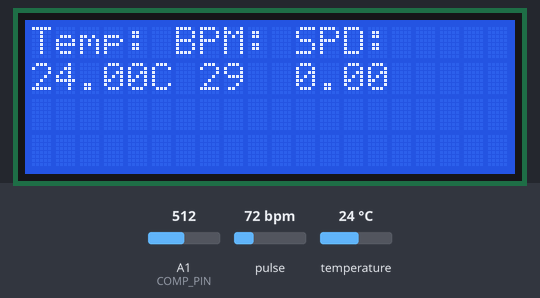
Recording of a sketch running on a simulated Arduino Leonardo, built with avr-gcc and run on an emulated ATmega32U4. On the bench: 20×4 character LCD. The test bench sets the inputs (shaded band); at power-on: pulse 72 bpm, temperature 24 °C, A1 (COMP_PIN) = 512. What the sketch prints to the serial monitor is not drawn.

Above: at 6.4 s.
6.5 s: pulse set to 100 bpm
At 16.9 s:
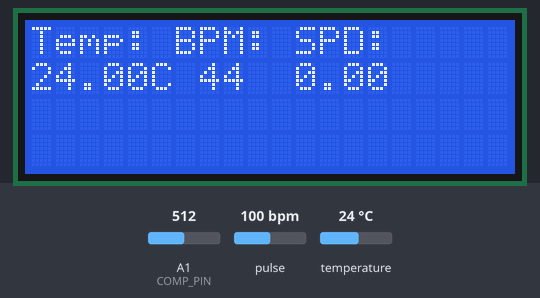
17.3 s: temperature set to 0 °C
At 22.0 s:
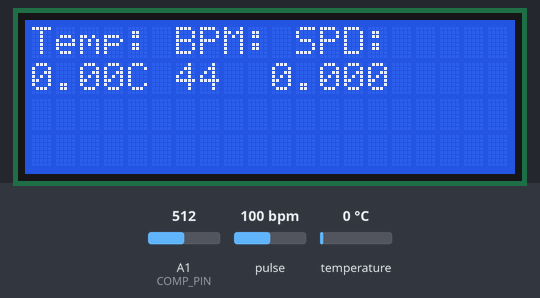
22.3 s: pulse set to 70 bpm
At 26.6 s:
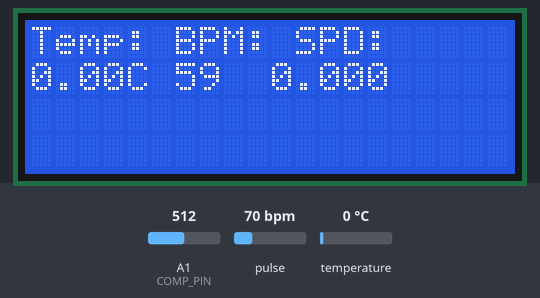
32.4 s: temperature set to 12 °C
At 37.1 s:
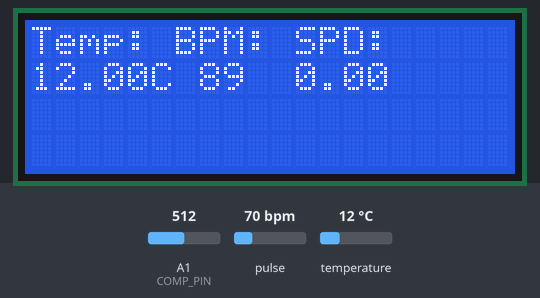
37.4 s: temperature set to 19 °C
42.4 s: pulse set to 42 bpm
At 51.3 s:
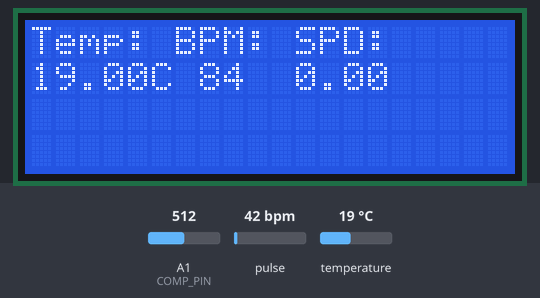
Timing chart, 0 to 52.8 s (numbered marks = the images above; inputs shaded):
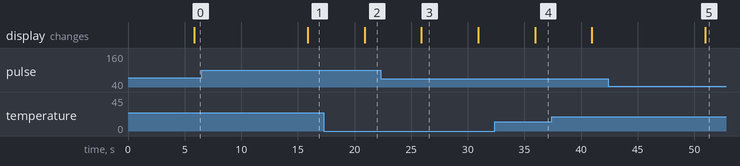

Measured:
- after the input at 6.5 s, the display: changes after 9.4 s (image 1)
- after the input at 17.3 s, the display: changes after 3.6 s (image 2)
- after the input at 22.3 s, the display: changes after 3.6 s (image 3)
- after the input at 32.4 s, the display: changes after 3.5 s (image 4)
- after the input at 42.4 s, the display: changes after 8.6 s (image 5)

The sketch:

Leonardo.ino
```cpp
#include <Wire.h>
#include <LiquidCrystal_I2C.h>
#include "MAX30105.h"
#include <OneWire.h>
#include <DallasTemperature.h>

// Définition de la broche pour la détection de la tension
#define COMP_PIN A1  // Broche à comparer
#define VCC 5.0      // Tension d'entrée de la carte
#define THRESHOLD 1.0 // Seuil de détection de 1V

// Initialisation des capteurs
MAX30105 particleSensor;
LiquidCrystal_I2C lcd(0x20, 20, 4);
OneWire oneWire(4);
DallasTemperature sensors(&oneWire);

const byte RATE_SIZE = 4;
byte rates[RATE_SIZE];
byte rateSpot = 0;
long lastBeat = 0;
float beatsPerMinute = 0;
int beatAvg = 50;
long lastIRValue = 0;

int countChanges = 0;  // Compteur de changements
bool previousState = false; // État précédent (A1 < 5V ou A1 >= 5V)

// Délais pour les différentes tâches
unsigned long lastSensorReadTime = 0;  // Temps de la dernière lecture des capteurs
unsigned long lastSendTime = 0;        // Temps du dernier envoi des données
unsigned long lastChangeCountTime = 0; // Temps de la dernière mise à jour du compteur
unsigned long lastSpeedCalcTime = 0;   // Temps de la dernière mise à jour de la vitesse
const unsigned long sensorReadInterval = 5000;  // Intervalle de lecture des capteurs (5 secondes)
const unsigned long sendInterval = 30000;       // Intervalle d'envoi des données (30 secondes)
const unsigned long changeCountInterval = 100;  // Intervalle de mise à jour du compteur de changements (100 ms)

// Variable pour calculer la distance parcourue
float totalDistanceMeters = 0.0;  // Distance totale parcourue en mètres
float speedKmh = 0.0;  // Vitesse en km/h

void setup() {
    Serial1.begin(9600); // Communication TX1/RX1 avec la SODAQ
    Serial.begin(57600); // Debug via Moniteur Série
    lcd.init();
    lcd.backlight();
    sensors.begin();

    // Initialisation du capteur MAX30102
    if (!particleSensor.begin()) {
        Serial.println("MAX30102 non détecté");
        lcd.setCursor(0, 0);
        lcd.print("Capteur BPM absent");
        while (1);
    }
    particleSensor.setup();
    particleSensor.setPulseAmplitudeRed(0xFF);
    particleSensor.setPulseAmplitudeGreen(0);

    pinMode(COMP_PIN, INPUT);
}

void loop() {
    unsigned long currentMillis = millis();

    // Mise à jour du compteur à chaque itération (sans délai)
    if (currentMillis - lastChangeCountTime >= changeCountInterval) {
        lastChangeCountTime = currentMillis;

        // Lecture de la tension sur A1 (conversion en volts)
        float voltageA1 = analogRead(COMP_PIN) * (VCC / 1023.0);

        // Vérifier si la tension est passée de 5V à 0V
        bool currentState = (voltageA1 > 4.5); // True si A1 >= 4.5V, False si A1 < 0.5V

        // Incrémenter le compteur uniquement si la tension passe de 5V à 0V
        if (previousState && !currentState) { // Si l'état précédent était "5V" (true) et l'état actuel est "0V" (false)
            if (countChanges < 255) {  // Limiter à 255 (1 octet)
                countChanges++; // Incrémenter le compteur
                totalDistanceMeters += 6.0; // Ajouter 4 mètres pour chaque changement
            }
            Serial.print("Changement détecté ! Nombre total : ");
            Serial.println(countChanges);
        }

        previousState = currentState; // Mettre à jour l'état précédent
    }

    // Mise à jour des capteurs à intervalles réguliers (5 secondes)
    if (currentMillis - lastSensorReadTime >= sensorReadInterval) {
        lastSensorReadTime = currentMillis;

        // Lecture du capteur MAX30102 (BPM)
        long irValue = particleSensor.getIR();
        if (irValue > lastIRValue + 100 && currentMillis - lastBeat > 300) {
            long delta = currentMillis - lastBeat;
            lastBeat = currentMillis;
            beatsPerMinute = 60.0 / (delta / 10000.0);
            Serial.print(beatsPerMinute);
            if (beatsPerMinute > 20 && beatsPerMinute < 255) {
                rates[rateSpot++] = (byte)beatsPerMinute;
                rateSpot %= RATE_SIZE;
                beatAvg = 0;
                for (byte x = 0; x < RATE_SIZE; x++) {
                    beatAvg += rates[x];
                }
                beatAvg /= RATE_SIZE;
            }
        }
        lastIRValue = irValue;

        // Lecture du capteur de température
        sensors.requestTemperatures();
        float tempC = sensors.getTempCByIndex(0);

        // Calcul de la vitesse (km/h) à partir de la distance parcourue
        if (currentMillis - lastSpeedCalcTime >= 1000) {  // Calcul de la vitesse chaque seconde
            lastSpeedCalcTime = currentMillis;

            // Calcul de la vitesse en km/h (distance en m / temps écoulé en heures)
            speedKmh = totalDistanceMeters*3.6/5;  // Distance en kilomètres / 1 heure (parce que chaque seconde)

            // Réinitialiser la distance parcourue chaque seconde
            totalDistanceMeters = 0.0;  // Reset distance every second

            Serial.print("Vitesse en km/h: ");
            Serial.println(speedKmh);
        }

        // Affichage LCD
        lcd.setCursor(0, 0);
        lcd.print("Temp: ");
        lcd.print("BPM: ");
        lcd.print("SPD: ");
        lcd.setCursor(0, 1);
        lcd.print(tempC);
        lcd.print("C ");
        lcd.print(beatAvg);
        lcd.print("  ");
        lcd.print(speedKmh);  // Affichage de la vitesse sur l'écran LCD
    }

    // Envoi des données à intervalles réguliers (30 secondes)
    if (currentMillis - lastSendTime >= sendInterval) {
        lastSendTime = currentMillis;

        // Préparer les données à envoyer
        uint8_t data[3];  // 1 pour le BPM (byte), 1 pour la température (byte), 1 pour la vitesse (byte), 1 pour la tension (byte)

        // Remplir le tableau avec les valeurs à envoyer :
        data[0] = (uint8_t)beatAvg;  // BPM
        data[1] = (uint8_t)round(sensors.getTempCByIndex(0));  // Température arrondie (en entier)
        data[2] = (uint8_t)speedKmh;  // Vitesse en km/h (1 octet, à arrondir)


        // Envoi du tableau de données (BPM, Temp, Speed, Voltage sous forme d'octets)
        Serial1.write(data, sizeof(data));  // Envoi de 4 octets

        Serial.println("Données envoyées via LoRa");
    }

    // Ajouter un délai de 100 ms (0.1 seconde) entre chaque itération du loop()
    delay(50);
}
```
